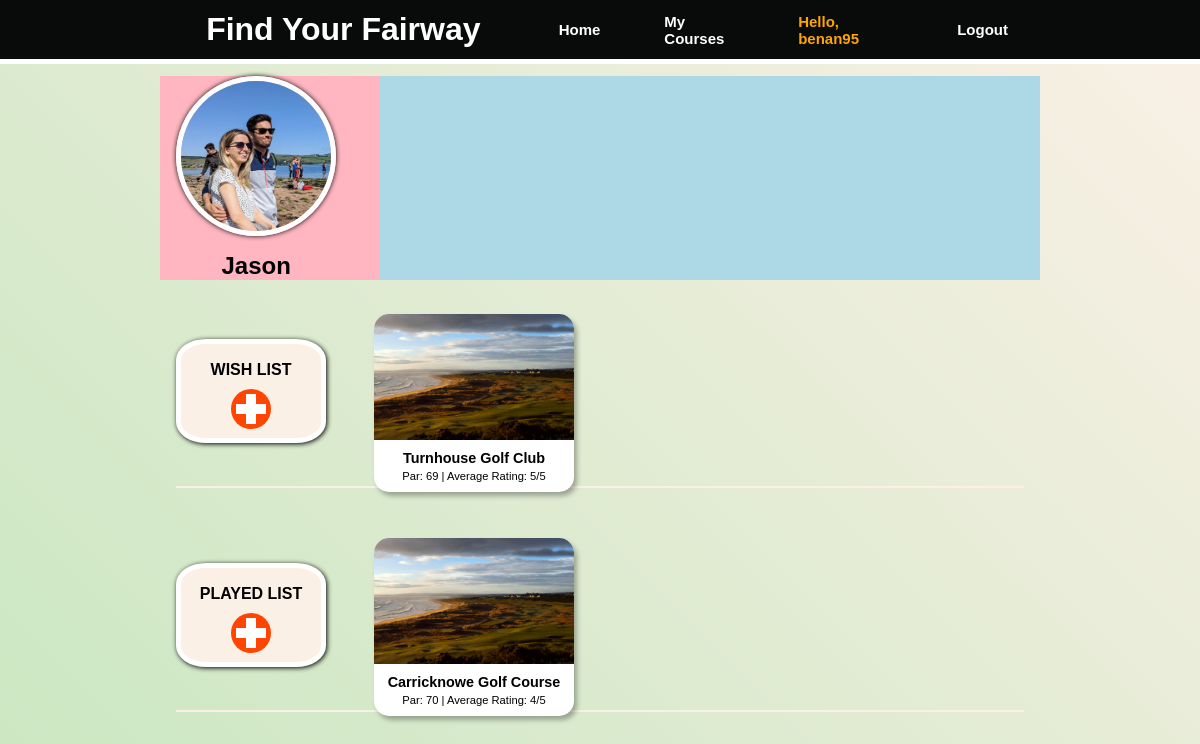
/my-courses/3 (signed in), run on the app's committed database.
### courses/models.py (models this page shows, shortened)
class Course(models.Model):
  name = models.CharField(max_length=255)
  description = models.CharField(max_length=255)
  region = models.CharField(max_length=255)
  par = models.IntegerField()
  price = models.IntegerField()
  average_rating = models.IntegerField(validators=[MinValueValidator(1), MaxValueValidator(5)])
  founded = models.IntegerField()
  website_link = models.CharField(max_length=255)

### information/views.py (the view)
# urls.py: path('my-courses/<int:id>', views.my_courses, name="information_my_courses"),
@login_required(login_url='login')
def my_courses(request, id):
    user = get_object_or_404(User, id=id)
    context = {
        "user": user,
        "courses_wishlist": user.profile.wishlist.all(),
        "courses_played_list": user.profile.played_list.all()
    }
    return render(request, 'information/my_courses.html', context)

### templates/information/my_courses.html
{% extends 'base.html' %}
{% load static %}
{% block content %}
<section class="my_courses__body">
    <div class="top-section">
        <div class="user-details">
            <div class="image-name">
            <img class="placeholder" src="/static/images/profile_pic_ben.jpg" alt="placeholder">
            <h5 class="username">{{ user.username }}</h5>
            </div>
        </div>
    </div>
    <div id="my-courses__section" class="wish-list">
        <div id="main-tile" class="wish-list__main-tile">
            <h4 id="tile-title">WISH LIST</h4>
            <a href="{% url 'information_home' %}">
                <div class="add-to-button"></div>
            </a>
        </div>
        <div class="user-list-tiles">
            {% for course in courses_wishlist %}
            <a class="course-link"  href="{% url 'course_details' course.id %}">
                <div class="user_golf-course__item">
                    <img class="user_golf-course__image" src="/static/images/royal_dornoch.jpg">
                    <div class="user_golf-course__content">
                        <h3 class="user_golf-course__name">{{ course.name }}</h3>
                        <h4 class="user_golf-course__info">Par: {{ course.par }}  |  Average Rating: {{ course.average_rating }}/5</h4>
                    </div>
                </div>
            </a>
            {% endfor %}
        </div>
    </div>
    <div id="my-courses__section" class="played-list">
        <div id="main-tile" class="played-list__main-tile">
            <h4 id="tile-title">PLAYED LIST</h4>
            <a href="{% url 'information_home' %}">
                <div class="add-to-button"></div>
            </a>
        </div>
        <div class="user-list-tiles">
            {% for course in courses_played_list %}
            <a class="course-link"  href="{% url 'course_details' course.id %}">
                <div class="user_golf-course__item">
                    <img class="user_golf-course__image" src="/static/images/royal_dornoch.jpg">
                    <div class="user_golf-course__content">
                        <h3 class="user_golf-course__name">{{ course.name }}</h3>
                        <h4 class="user_golf-course__info">Par: {{ course.par }}  |  Average Rating: {{ course.average_rating }}/5</h4>
                    </div>
                </div>
            </a>
            {% endfor %}
        </div>
    </div>
</section>
{% endblock content %}

### templates/base.html (shortened to what this page needs)
{% load static %}
<!DOCTYPE html>
<html lang="en">
<head>
  <link rel="stylesheet" href="{% static 'css/style.css' %}">
</head>
<body>
  <header class="navbar">
      <div class="head-left">
        <h1 class="site-heading">Find Your Fairway</h1>
      </div>
      <ul class="site-links">
        <a href="{% url 'information_home' %}"><li id="head-link" class="link__home">Home</li></a>
        <a href="{% url 'information_my_courses' request.user.id %}"><li id="head-link" class="link__my-courses">My Courses</li></a>
        <span class="head-link__hello">Hello, {{ request.user }}</span>
        <span><a href="{% url 'logout' %}" id="head-link" >Logout</a></span>
      </ul>
  </header>
  {% block content %}{% endblock content %}
</body>
</html>

### static/css/style.css (style rules this page uses)
* { margin: 0; padding: 0; box-sizing: border-box; }
body { background: linear-gradient(45deg, rgb(202, 231, 193), linen); display: flex; flex-direction: column; height: 100vh; font-family: 'Montserrat', Helvetica, Arial, sans-serif; }
.navbar { background-color: rgb(9, 10, 10); color: white; align-items: center; justify-content: space-between; height: 4rem; display: flex; border-bottom: 5px solid white; padding: 0 10rem; min-width: 1000px; }
.head-left { width: 25rem; display: flex; align-items: center; justify-content: space-evenly; }
.site-links { display: flex; align-items: center; justify-content: space-between; width: 35rem; }
#head-link { list-style-type: none; font-size: 15px; font-weight: bold; color: white; padding: 2rem; }
.head-link__hello { list-style-type: none; font-size: 15px; font-weight: bold; color: orange; padding: 2rem; }
a { text-decoration: none; }
.my_courses__body { margin: 0 10rem; display: flex; flex-direction: column; }
.top-section { background-color: lightblue; display: flex; margin-top: 0.75rem; }
#my-courses__section { height: 12rem; margin: 1rem; align-items: center; display: flex; }
.user-details { display: flex; flex-direction: column; align-items: start; width: 25%; background-color: lightpink; }
.image-name { display: flex; flex-direction: column; align-items: center; padding-left: 1rem; }
.placeholder { height: 10rem; border-radius: 50%; margin-bottom: 1rem; border: 5px solid white; box-shadow: 0.1px 0.1px 5px; }
.username { font-size: 1.5rem; }
#main-tile { height: 55%; width: 10%; min-width: 150px; padding: 0 0.5rem 0 0.5rem;; border-radius: 20%; background-color: linen; border: 5px solid white; box-shadow: 1px 1px 5px; display: flex; flex-direction: column; align-items: center; justify-content: space-evenly; }
.wish-list { border-bottom: 2px solid linen; }
.played-list { border-bottom: 2px solid linen; }
.user-list-tiles { display: flex; justify-content: center; align-items: end; margin-left: 2rem; }
.user_golf-course__item { width: 5rem; min-width: 200px; max-height: 225px; list-style-type: none; margin-top: 1.5rem; margin-left: 1rem; margin-right: 1rem; background-color: white; border-radius: 15px; box-shadow: 3px 4px 5px rgba(0,0,0,0.3); text-decoration: none; text-decoration: none; color: black; }
.user_golf-course__content { padding: 10px; display: flex; flex-direction: column; justify-content: center; align-items: center; }
.user_golf-course__image { width: 100%; height: 100%; display: block; object-fit: cover; border-top-right-radius: 15px; border-top-left-radius: 15px; }
.user_golf-course__name { margin-bottom: 0.25rem; font-size: 0.9rem; }
.user_golf-course__info { font-weight: 100; font-size: 0.7rem; }
#tile-title { margin-top: 0.5rem; }
.add-to-button { border-radius: 50%; width: 2.5rem; height: 2.5rem; background-color: orangered; position: relative; }
.add-to-button::after { content: " "; position: absolute; display: block; background-color: #fff; height: 10px; margin-top: -5px; top: 50%; left: 5px; right: 5px; z-index: 9; }
.add-to-button::before { content: " "; position: absolute; display: block; background-color: #fff; width: 10px; margin-left: -5px; left: 50%; top: 5px; bottom: 5px; z-index: 9; }

### data on the page
Course: name "Turnhouse Golf Club", par "69", average_rating "5"
Course: name "Carricknowe Golf Course", par "70", average_rating "4"

### other printed values
{{ request.user }} "benan95"
{{ user.username }} "Jason"
